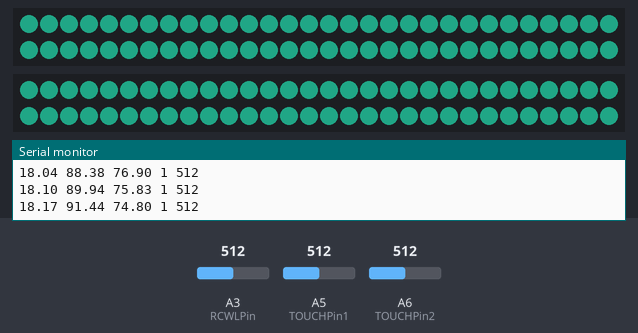
Bench run of a sketch on a simulated Arduino Nano, built with avr-gcc and run on an emulated ATmega328P. Parts: 2 × 60 RGB LEDs in strip order, left to right, continuing on the next row, the last lines printed to the serial monitor. The test bench sets the inputs (shaded band); at power-on: A3 (RCWLPin) = 512, A5 (TOUCHPin1) = 512, A6 (TOUCHPin2) = 512. Dim RGB values are drawn brighter than linear; colours are those a GRB WS2812 strip shows for the declared byte order.

Above: at 1.29 s.
1.3 s: A3 (RCWLPin) set to 689
2.9 s: A3 (RCWLPin) set to 710
At 3.2 s:
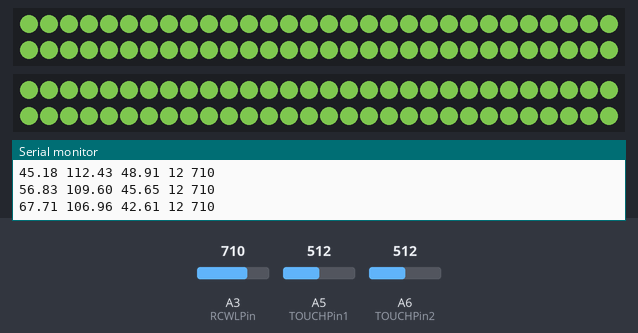
At 3.78 s:
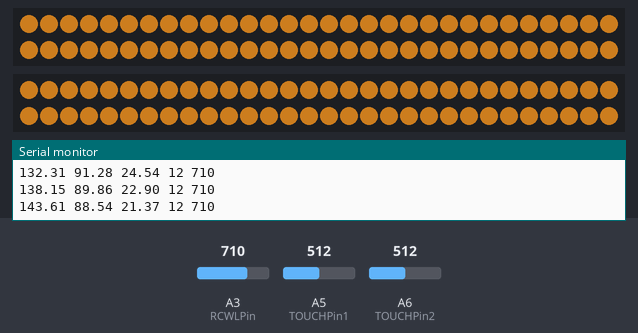
4.8 s: A5 (TOUCHPin1) set to 688
7.8 s: A5 (TOUCHPin1) set to 712
At 7.95 s:
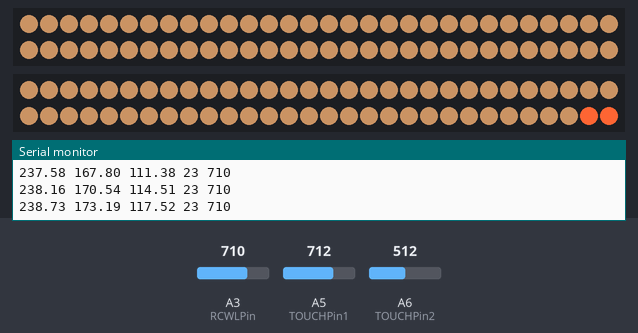
9.6 s: A5 (TOUCHPin1) set to 690
11.2 s: A3 (RCWLPin) set to 90
At 12.37 s:
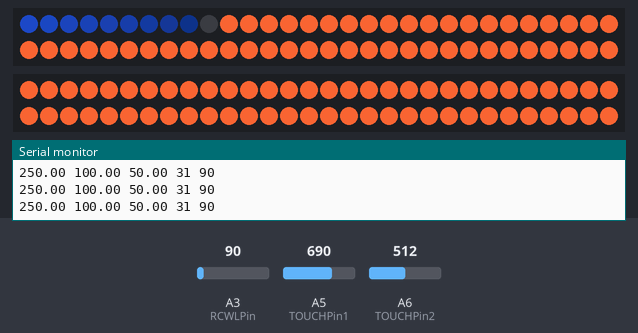

Measured:
- the behaviour switches between 700 and 701 on A3 (RCWLPin) (found by bisection; images 0 and 1)
- the behaviour switches between 700 and 701 on A5 (TOUCHPin1) (found by bisection; images 2 and 3)
- after the input at 7.8 s, the LEDs: first differ from a run without the input after 0.14 s (image 3)
- after the input at 11.2 s, the LEDs: first differ from a run without the input after 0.99 s (image 4 shows a later state)

The sketch:

light_tree.ino
```cpp
#include <FastLED.h>
#include <math.h>
#define NUM_LEDS 60
#define TOTAL_NUM_LEDS 120
#define DATA_PIN1 7
#define DATA_PIN2 6

#define RCWLPin A3
#define TOUCHPin1 A5
#define TOUCHPin2 A6
#define RCWLTHRESHOLD 700
#define TOUCHTHRESHOLD 700
#define RCWLLEDPin 2
#define TOUCH1LEDPin 3
#define TOUCH2LEDPin 4

CRGB leds_low[NUM_LEDS];
CRGB leds_high[NUM_LEDS];

int brightness=0, brightness_delta=1; //delta為亮度變化量
float easing = 30;  //讓current逐漸變成target

int state;

int state21_loc;
int state13_loc;

struct Color{
  float r;
  float g;
  float b;

  inline Color operator+(Color a) {
        return {r+a.r, g+a.g, b+a.b};
  }
  inline Color operator-(Color a) {
        return {r-a.r, g-a.g, b-a.b};
  }
  inline Color operator/(float easing) {
        return {r/easing, g/easing, b/easing};
  }
  bool operator<(Color a) {
    if(abs(r)<a.r && abs(g)<a.g && abs(b)<a.b)
        return true;
    return false;
  }
  bool operator==(Color a) {
    if(r==a.r && g==a.g && b==a.b)
        return true;
    return false;
  }
};

struct Color blue = {16, 40, 110};
struct Color green = {20, 135, 45};

struct Color orange = {220, 70, 0};
struct Color white = {255, 250, 205};

struct Color pink = {250, 100, 50};

struct Color current = {0, 0, 0}; //current color setting
struct Color target = {0, 0, 0};  //target color setting
struct Color error = {3, 3, 3}; //if current is very close to the target

void setup() {
  Serial.begin(9600);
  FastLED.addLeds<WS2813, DATA_PIN1, RGB>(leds_low, NUM_LEDS);
  FastLED.addLeds<WS2813, DATA_PIN2, RGB>(leds_high, NUM_LEDS);
  state = 1;
  current = blue;
  target = green;
}

void loop() {
  switch(state){
    case 1:
      handle_state1();
      break;
    case 2:
      handle_state2();
      break;
    case 3:
      handle_state3();
      break;
    case 12:
      handle_state12();
      break;
    case 21:
	    handle_state2();
      handle_state21();
      break;
    case 13:
      handle_state1();
	  handle_state13();
      break;
	case 31:
	  handle_state3();
	  handle_state21();
      break;
    case 23:
      handle_state2();
      handle_state13();
      break;
	case 32:
      handle_state12();
      break;
  }

  int rcwl = analogRead(RCWLPin);
  int touch1 = analogRead(TOUCHPin1);
  int touch2 = analogRead(TOUCHPin2);

  bool rcwl_bool = (rcwl > RCWLTHRESHOLD);
  bool touch1_bool = (touch1 > TOUCHTHRESHOLD);
  bool touch2_bool = (touch2 > TOUCHTHRESHOLD);
  bool touch_bool = (touch1_bool || touch2_bool);

  digitalWrite(RCWLLEDPin, (rcwl_bool) ? HIGH : LOW);
  digitalWrite(TOUCH1LEDPin, (touch1_bool) ? HIGH : LOW);
  digitalWrite(TOUCH2LEDPin, (touch2_bool) ? HIGH : LOW);

  switch(state){
	  case 1:
	    if (touch_bool){
			state = 13;
			state13_loc = 120;
		}
		else if (rcwl_bool){
			state = 12;
			target = orange;
			easing = 15;
		}
		else state = 1;
		break;
	  case 2:
	    if (touch_bool){
			state = 23;
			state13_loc = 120;
		}
		else if (!rcwl_bool){
			state = 21;
			state21_loc = 0;
		}
		else state = 2;
		break;
	  case 3:
	    if (!touch_bool){
			if (rcwl_bool){
				state = 32;
				target = orange;
				easing = 5;
			}
			else {
				state = 31;
				state21_loc = 0;
			}
		}
		else state = 3;
		break;
	  case 21:
	  case 31:
	    if (state21_loc > TOTAL_NUM_LEDS+15){
			state = 1;
			current = blue;
      target = blue;
			easing = 30;
			brightness = 255;
		}
		break;
	  case 12:
	  case 32:
		if (target-current<error){
			state = 2;
			easing = 30;
		}
		break;
	  case 13:
	  case 23:
	    if (state13_loc < -25){
			state = 3;
			current = pink;
			brightness = 255;
		}
		break;
  }
  /*
  if(state == 0 && analogRead(A7) > 600){
    //state = 1;
    //target = orange;
    state = 4;
    target = pink;
    easing = 5;
  }
  else if (state == 1 && target-current<error){
    state = 2;
    state = 4;
    easing = 10;
  }
  else if (state == 2 && analogRead(A7) < 600){
    target = blue;
    easing = 60;
    state = 3;
    state2_loc = 0;
  }
  else if (state == 3 && state2_loc >= 60){
    easing = 30;
   state = 0;
   current = blue;
  }
  else if(state == 4 && target-current<error){
    state = 5;
    easing = 5;
  }
  else if (state == 5 && analogRead(A7) < 600){
    target = blue;
    easing = 60;
    state = 6;
    state6_loc = 0;
  }
  else if (state == 6 && state6_loc >= 60){
    easing = 30;
   state = 0;
   current = blue;
  }
  */
  Serial.print(current.r);
  Serial.print(" ");
  Serial.print(current.g);
  Serial.print(" ");
  Serial.print(current.b);
  Serial.print(" ");
  Serial.print(state);
  Serial.print(" ");
  Serial.println(rcwl);
  FastLED.show();
  delay(50);
}

void handle_state1(){
  if(target==green && target-current<error)
    target = blue;
  if(target==blue && target-current<error)
    target = green;

   current = current + ((target-current)/easing);  //gradually change the color

  if(brightness >= 255) brightness_delta = -4;
  if(brightness <= 30) brightness_delta = 5;
  brightness += brightness_delta;

  for (int i=0; i<NUM_LEDS; i++){
    leds_low[i] = CRGB(current.g*brightness/255, current.r*brightness/255, current.b*brightness/255);
	leds_high[i] = CRGB(current.g*brightness/255, current.r*brightness/255, current.b*brightness/255);
  }
}

void handle_state12(){
  current = current + ((target-current)/easing);  //gradually change the color

  if(brightness >= 255) brightness_delta = -5;
  if(brightness <= 0) brightness_delta = 5;
  brightness += brightness_delta;

  for (int i=0; i<NUM_LEDS; i++){
    leds_low[i] = CRGB(current.g*brightness/255, current.r*brightness/255, current.b*brightness/255);
	leds_high[i] = CRGB(current.g*brightness/255, current.r*brightness/255, current.b*brightness/255);
  }
}

void handle_state2(){
  if(target==orange && target-current<error)
    target = white;
  if(target==white && target-current<error)
    target = orange;

   current = current + ((target-current)/easing);  //gradually change the color

  if(brightness >= 255) brightness_delta = -5;
  if(brightness <= 0) brightness_delta = 5;
  brightness += brightness_delta;

  for (int i=0; i<NUM_LEDS; i++){
    leds_low[i] = CRGB(current.g*brightness/255, current.r*brightness/255, current.b*brightness/255);
	  leds_high[i] = CRGB(current.g*brightness/255, current.r*brightness/255, current.b*brightness/255);
  }
}


void handle_state21(){
  for (int i=0; i<NUM_LEDS; i++){
    if (i > state21_loc) break;
	int diffval = state21_loc-i;
	if (diffval < 10) leds_low[i] = CRGB(blue.g*(diffval)/10, blue.r*(diffval)/10, blue.b*(diffval)/10);
    else leds_low[i] = CRGB(blue.g, blue.r, blue.b);
  }
  for (int i=0; i<NUM_LEDS; i++){
    if (i+NUM_LEDS > state21_loc) break;
	int diffval = state21_loc-(i+NUM_LEDS);
	if (diffval < 10) leds_high[i] = CRGB(blue.g*(diffval)/10, blue.r*(diffval)/10, blue.b*(diffval)/10);
    else leds_high[i] = CRGB(blue.g, blue.r, blue.b);
  }
  state21_loc+=3;
}

void handle_state3(){
  if(brightness >= 255) brightness_delta = -3;
  if(brightness <= 100) brightness_delta = 3;
  brightness += brightness_delta;

  for (int i=0; i<NUM_LEDS; i++){
    leds_low[i] = CRGB(current.g*brightness/255, current.r*brightness/255, current.b*brightness/255);
	leds_high[i] = CRGB(current.g*brightness/255, current.r*brightness/255, current.b*brightness/255);
  }
}

void handle_state13(){
  for (int i=NUM_LEDS-1; i>=0; i--){
    if (i < state13_loc) break;
    leds_low[i] = CRGB(pink.g, pink.r, pink.b);
    /*
	  int diffval = state13_loc-i;
	  if (diffval > 10) leds_low[i] = CRGB(pink.g*(diffval)/10, pink.r*(diffval)/10, pink.b*(diffval)/10);
    else leds_low[i] = CRGB(pink.g, pink.r, pink.b);
    */
  }
  for (int i=NUM_LEDS-1; i>=0; i--){
    if (i+NUM_LEDS < state13_loc) break;
    leds_high[i] = CRGB(pink.g, pink.r, pink.b);
    /*
	  int diffval = state13_loc-i;
	  if (diffval > 10) leds_high[i] = CRGB(pink.g*(diffval)/10, pink.r*(diffval)/10, pink.b*(diffval)/10);
    else leds_high[i] = CRGB(pink.g, pink.r, pink.b);
    */
  }
  state13_loc-=2;
}
```
